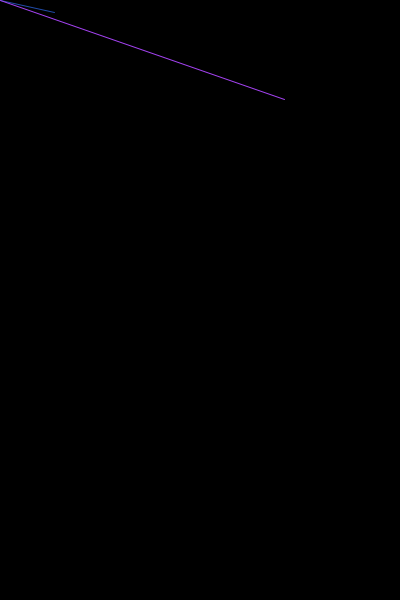
Frame 1 (no input)
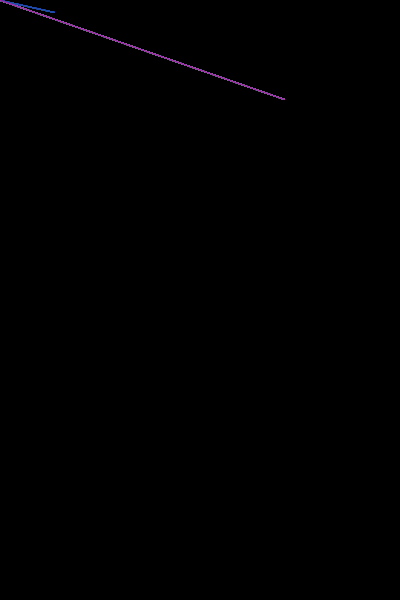
Frame 60 (the mouse pressed at the canvas centre just before this capture)
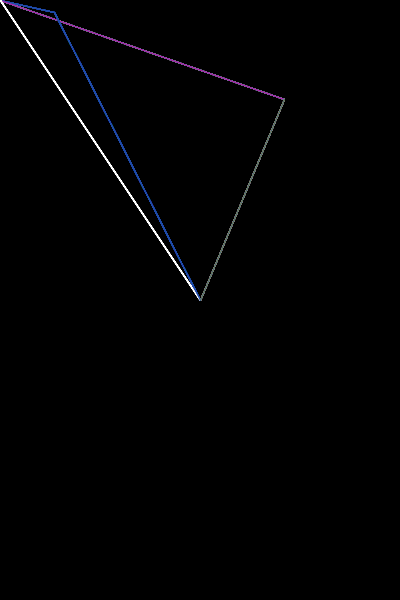
Frame 120 (the mouse held since frame 60 and released just before this capture)

The Processing sketch that drew these frames (run headless with seeded random() and noise(); from frame 60 on, the mouse is pressed at the canvas centre):

// Processing sketch: processing_83882
// ── processing_83882.pde

void setup()
{
 size(400, 600);
 background(0, 0, 0);
 smooth();
}

void draw()
{
 stroke(255, 255, 255);
 line(0, 0, mouseX, mouseY);
 stroke(32, 75, 168);
 line(54, 12, mouseX, mouseY);
stroke(random(255),random(255),random(255));
 line(284, 99, mouseX, mouseY);
}
